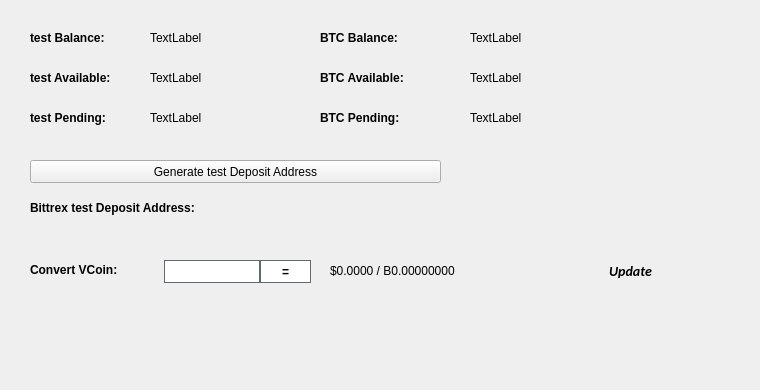
   <widget class="QWidget" name="BalanceTab">
    <attribute name="title">
     <string>Balance</string>
    </attribute>
    <widget class="QLabel" name="BitcoinBalanceLabel">
     <property name="geometry">
      <rect>
       <x>470</x>
       <y>30</y>
       <width>150</width>
       <height>16</height>
      </rect>
     </property>
     <property name="text">
      <string>TextLabel</string>
     </property>
    </widget>
    <widget class="QLabel" name="testBalanceLabel">
     <property name="geometry">
      <rect>
       <x>150</x>
       <y>30</y>
       <width>150</width>
       <height>16</height>
      </rect>
     </property>
     <property name="text">
      <string>TextLabel</string>
     </property>
    </widget>
    <widget class="QLabel" name="label_11">
     <property name="geometry">
      <rect>
       <x>30</x>
       <y>30</y>
       <width>101</width>
       <height>16</height>
      </rect>
     </property>
     <property name="font">
      <font>
       <weight>75</weight>
       <bold>true</bold>
      </font>
     </property>
     <property name="text">
      <string>test Balance:</string>
     </property>
    </widget>
    <widget class="QLabel" name="label_12">
     <property name="geometry">
      <rect>
       <x>320</x>
       <y>30</y>
       <width>101</width>
       <height>16</height>
      </rect>
     </property>
     <property name="font">
      <font>
       <weight>75</weight>
       <bold>true</bold>
      </font>
     </property>
     <property name="text">
      <string>BTC Balance:</string>
     </property>
    </widget>
    <widget class="QLabel" name="testAvailableLabel_2">
     <property name="geometry">
      <rect>
       <x>150</x>
       <y>70</y>
       <width>150</width>
       <height>16</height>
      </rect>
     </property>
     <property name="text">
      <string>TextLabel</string>
     </property>
    </widget>
    <widget class="QLabel" name="label_13">
     <property name="geometry">
      <rect>
       <x>30</x>
       <y>70</y>
       <width>111</width>
       <height>16</height>
      </rect>
     </property>
     <property name="font">
      <font>
       <weight>75</weight>
       <bold>true</bold>
      </font>
     </property>
     <property name="text">
      <string>test Available:</string>
     </property>
    </widget>
    <widget class="QLabel" name="label_14">
     <property name="geometry">
      <rect>
       <x>30</x>
       <y>110</y>
       <width>101</width>
       <height>16</height>
      </rect>
     </property>
     <property name="font">
      <font>
       <weight>75</weight>
       <bold>true</bold>
      </font>
     </property>
     <property name="text">
      <string>test Pending:</string>
     </property>
    </widget>
    <widget class="QLabel" name="testPendingLabel">
     <property name="geometry">
      <rect>
       <x>150</x>
       <y>110</y>
       <width>150</width>
       <height>16</height>
      </rect>
     </property>
     <property name="text">
      <string>TextLabel</string>
     </property>
    </widget>
    <widget class="QLabel" name="label_15">
     <property name="geometry">
      <rect>
       <x>320</x>
       <y>70</y>
       <width>111</width>
       <height>16</height>
      </rect>
     </property>
     <property name="font">
      <font>
       <weight>75</weight>
       <bold>true</bold>
      </font>
     </property>
     <property name="text">
      <string>BTC Available:</string>
     </property>
    </widget>
    <widget class="QLabel" name="BitcoinAvailableLabel">
     <property name="geometry">
      <rect>
       <x>470</x>
       <y>70</y>
       <width>150</width>
       <height>16</height>
      </rect>
     </property>
     <property name="text">
      <string>TextLabel</string>
     </property>
    </widget>
    <widget class="QLabel" name="label_31">
     <property name="geometry">
      <rect>
       <x>320</x>
       <y>110</y>
       <width>111</width>
       <height>16</height>
      </rect>
     </property>
     <property name="font">
      <font>
       <weight>75</weight>
       <bold>true</bold>
      </font>
     </property>
     <property name="text">
      <string>BTC Pending:</string>
     </property>
    </widget>
    <widget class="QLabel" name="BitcoinPendingLabel">
     <property name="geometry">
      <rect>
       <x>470</x>
       <y>110</y>
       <width>150</width>
       <height>16</height>
      </rect>
     </property>
     <property name="text">
      <string>TextLabel</string>
     </property>
    </widget>
    <widget class="QLabel" name="label_33">
     <property name="geometry">
      <rect>
       <x>30</x>
       <y>200</y>
       <width>221</width>
       <height>16</height>
      </rect>
     </property>
     <property name="font">
      <font>
       <weight>75</weight>
       <bold>true</bold>
      </font>
     </property>
     <property name="text">
      <string>Bittrex test Deposit Address:</string>
     </property>
    </widget>
    <widget class="QPushButton" name="GenDepositBTN">
     <property name="geometry">
      <rect>
       <x>30</x>
       <y>160</y>
       <width>411</width>
       <height>23</height>
      </rect>
     </property>
     <property name="text">
      <string>Generate test Deposit Address</string>
     </property>
     <property name="icon">
      <iconset resource="../test.qrc">
       <normaloff>:/icons/bitcoin</normaloff>:/icons/bitcoin</iconset>
     </property>
    </widget>
    <widget class="QLabel" name="DepositAddressLabel">
     <property name="geometry">
      <rect>
       <x>200</x>
       <y>200</y>
       <width>261</width>
       <height>16</height>
      </rect>
     </property>
     <property name="palette">
      <palette>
       <active>
        <colorrole role="WindowText">
         <brush brushstyle="SolidPattern">
          <color alpha="255">
           <red>0</red>
           <green>0</green>
           <blue>0</blue>
          </color>
         </brush>
        </colorrole>
        <colorrole role="Text">
         <brush brushstyle="SolidPattern">
          <color alpha="255">
           <red>0</red>
           <green>0</green>
           <blue>255</blue>
          </color>
         </brush>
        </colorrole>
       </active>
       <inactive>
        <colorrole role="WindowText">
         <brush brushstyle="SolidPattern">
          <color alpha="255">
           <red>0</red>
           <green>0</green>
           <blue>0</blue>
          </color>
         </brush>
        </colorrole>
        <colorrole role="Text">
         <brush brushstyle="SolidPattern">
          <color alpha="255">
           <red>0</red>
           <green>0</green>
           <blue>255</blue>
          </color>
         </brush>
        </colorrole>
       </inactive>
       <disabled>
        <colorrole role="WindowText">
         <brush brushstyle="SolidPattern">
          <color alpha="255">
           <red>120</red>
           <green>120</green>
           <blue>120</blue>
          </color>
         </brush>
        </colorrole>
        <colorrole role="Text">
         <brush brushstyle="SolidPattern">
          <color alpha="255">
           <red>120</red>
           <green>120</green>
           <blue>120</blue>
          </color>
         </brush>
        </colorrole>
       </disabled>
      </palette>
     </property>
     <property name="font">
      <font>
       <weight>75</weight>
       <bold>true</bold>
      </font>
     </property>
     <property name="text">
      <string/>
     </property>
     <property name="alignment">
      <set>Qt::AlignRight|Qt::AlignTrailing|Qt::AlignVCenter</set>
     </property>
     <property name="textInteractionFlags">
      <set>Qt::LinksAccessibleByMouse|Qt::TextSelectableByKeyboard|Qt::TextSelectableByMouse</set>
     </property>
    </widget>
    <widget class="QLabel" name="label_8">
     <property name="geometry">
      <rect>
       <x>460</x>
       <y>300</y>
       <width>281</width>
       <height>81</height>
      </rect>
     </property>
     <property name="text">
      <string/>
     </property>
     <property name="pixmap">
      <pixmap>:/images/bittrex</pixmap>
     </property>
    </widget>
    <widget class="QWidget" name="widgetConversion" native="true">
     <property name="geometry">
      <rect>
       <x>0</x>
       <y>250</y>
       <width>751</width>
       <height>43</height>
      </rect>
     </property>
     <property name="minimumSize">
      <size>
       <width>0</width>
       <height>43</height>
      </size>
     </property>
     <property name="styleSheet">
      <string notr="true"/>
     </property>
     <widget class="QPushButton" name="btnUpdateMarketData">
      <property name="geometry">
       <rect>
        <x>575</x>
        <y>0</y>
        <width>111</width>
        <height>41</height>
       </rect>
      </property>
      <property name="sizePolicy">
       <sizepolicy hsizetype="Expanding" vsizetype="Expanding">
        <horstretch>0</horstretch>
        <verstretch>0</verstretch>
       </sizepolicy>
      </property>
      <property name="font">
       <font>
        <family>calibri</family>
        <pointsize>-1</pointsize>
        <weight>75</weight>
        <italic>true</italic>
        <bold>true</bold>
       </font>
      </property>
      <property name="styleSheet">
       <string notr="true">margin:0px;text-align:center;padding:2px;border-radius:3px;font-style:italic;width:100px;font-size:14px;font-family:calibri;font-weight:600;</string>
      </property>
      <property name="text">
       <string>Update</string>
      </property>
      <property name="iconSize">
       <size>
        <width>150</width>
        <height>35</height>
       </size>
      </property>
      <property name="autoDefault">
       <bool>true</bool>
      </property>
      <property name="default">
       <bool>true</bool>
      </property>
     </widget>
     <widget class="QLabel" name="lblConvertVCoin">
      <property name="geometry">
       <rect>
        <x>30</x>
        <y>10</y>
        <width>131</width>
        <height>20</height>
       </rect>
      </property>
      <property name="styleSheet">
       <string notr="true"/>
      </property>
      <property name="text">
       <string>&lt;html&gt;&lt;head/&gt;&lt;body&gt;&lt;p&gt;&lt;span style=&quot; font-weight:600;&quot;&gt;Convert VCoin:&lt;/span&gt;&lt;/p&gt;&lt;/body&gt;&lt;/html&gt;</string>
      </property>
     </widget>
     <widget class="QLineEdit" name="txtConvertVCoinQty">
      <property name="geometry">
       <rect>
        <x>160</x>
        <y>10</y>
        <width>100</width>
        <height>23</height>
       </rect>
      </property>
      <property name="minimumSize">
       <size>
        <width>100</width>
        <height>23</height>
       </size>
      </property>
      <property name="maximumSize">
       <size>
        <width>100</width>
        <height>16777215</height>
       </size>
      </property>
      <property name="styleSheet">
       <string notr="true">border: 1px solid #61696c;margin-left:4px;</string>
      </property>
     </widget>
     <widget class="QPushButton" name="btnConverttest">
      <property name="geometry">
       <rect>
        <x>260</x>
        <y>10</y>
        <width>51</width>
        <height>23</height>
       </rect>
      </property>
      <property name="minimumSize">
       <size>
        <width>0</width>
        <height>23</height>
       </size>
      </property>
      <property name="styleSheet">
       <string notr="true">border:1px solid #61696c;background:white;font-weight:600;</string>
      </property>
      <property name="text">
       <string>=</string>
      </property>
     </widget>
     <widget class="QLabel" name="lblConvertVCoinResults">
      <property name="geometry">
       <rect>
        <x>330</x>
        <y>0</y>
        <width>201</width>
        <height>41</height>
       </rect>
      </property>
      <property name="styleSheet">
       <string notr="true"/>
      </property>
      <property name="text">
       <string>$0.0000 / B0.00000000</string>
      </property>
     </widget>
     <widget class="QLabel" name="iconOverviewUpdateWait">
      <property name="geometry">
       <rect>
        <x>670</x>
        <y>10</y>
        <width>24</width>
        <height>24</height>
       </rect>
      </property>
      <property name="text">
       <string/>
      </property>
      <property name="pixmap">
       <pixmap resource="../test.qrc">:/icons/transaction_1</pixmap>
      </property>
      <property name="scaledContents">
       <bool>true</bool>
      </property>
      <property name="alignment">
       <set>Qt::AlignCenter</set>
      </property>
     </widget>
    </widget>
   </widget>
